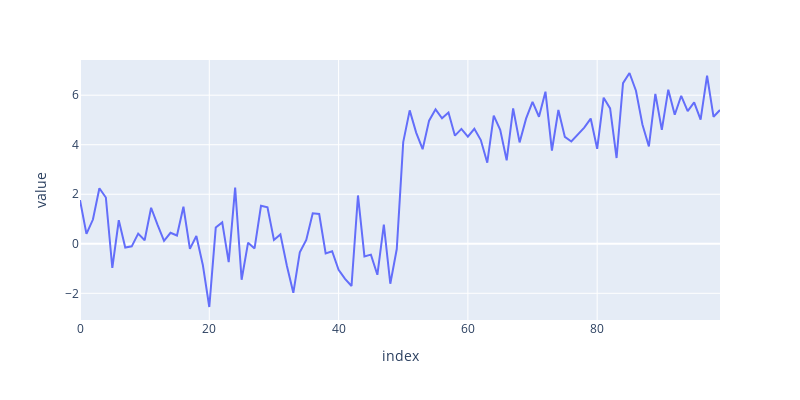

Here is the notebook cell this chart was saved with:
### Code cell
px.line(single_cpt_df).update_layout(
    width=base_width, height=base_height, showlegend=False
)

### Figure 1 — Plotly figure (JSON) as saved in the notebook; plotly's stock layout.template omitted (floating-point values rounded to 4 significant figures)
{"data": [{"hovertemplate": "variable=0<br>index=%{x}<br>value=%{y}<extra></extra>", "legendgroup": "0", "line": {"color": "#636efa", "dash": "solid"}, "marker": {"symbol": "circle"}, "mode": "lines", "name": "0", "orientation": "v", "showlegend": true, "type": "scatter", "x": [0, 1, 2, 3, 4, 5, 6, 7, 8, 9, 10, 11, 12, 13, 14, 15, 16, 17, 18, 19, 20, 21, 22, 23, 24, 25, 26, 27, 28, 29, 30, 31, 32, 33, 34, 35, 36, 37, 38, 39, 40, 41, 42, 43, 44, 45, 46, 47, 48, 49, 50, 51, 52, 53, 54, 55, 56, 57, 58, 59, 60, 61, 62, 63, 64, 65, 66, 67, 68, 69, 70, 71, 72, 73, 74, 75, 76, 77, 78, 79, 80, 81, 82, 83, 84, 85, 86, 87, 88, 89, 90, 91, 92, 93, 94, 95, 96, 97, 98, 99], "xaxis": "x", "y": [1.764, 0.4002, 0.9787, 2.241, 1.868, -0.9773, 0.9501, -0.1514, -0.1032, 0.4106, 0.144, 1.454, 0.761, 0.1217, 0.4439, 0.3337, 1.494, -0.2052, 0.3131, -0.8541, -2.553, 0.6536, 0.8644, -0.7422, 2.27, -1.454, 0.04576, -0.1872, 1.533, 1.469, 0.1549, 0.3782, -0.8878, -1.981, -0.3479, 0.1563, 1.23, 1.202, -0.3873, -0.3023, -1.049, -1.42, -1.706, 1.951, -0.5097, -0.4381, -1.253, 0.7775, -1.614, -0.2127, 4.105, 5.387, 4.489, 3.819, 4.972, 5.428, 5.067, 5.302, 4.366, 4.637, 4.328, 4.64, 4.187, 3.274, 5.177, 4.598, 3.37, 5.463, 4.093, 5.052, 5.729, 5.129, 6.139, 3.765, 5.402, 4.315, 4.129, 4.421, 4.688, 5.056, 3.835, 5.901, 5.466, 3.464, 6.488, 6.896, 6.179, 4.82, 3.929, 6.054, 4.597, 6.222, 5.208, 5.977, 5.356, 5.707, 5.011, 6.786, 5.127, 5.402], "yaxis": "y"}], "layout": {"height": 400, "legend": {"title": {"text": "variable"}, "tracegroupgap": 0}, "margin": {"t": 60}, "showlegend": false, "width": 800, "xaxis": {"anchor": "y", "domain": [0, 1], "title": {"text": "index"}}, "yaxis": {"anchor": "x", "domain": [0, 1], "title": {"text": "value"}}}}
